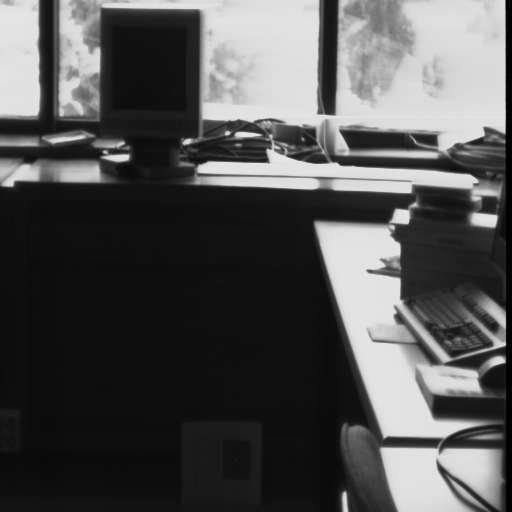
#> input picture pr1/images/escilum.tif, 512 x 512 px
$ jupyter execute --allow-errors ex3.ipynb   (Python 2 division)
#> lines starting #> are read from the running program, lines starting #| are printed output that depends on the picture
# Procesamiento de Imágenes Digitales

Visión Computacional 2018-19 <br>
Practica 1. 3
de octubre de 2018

Este enunciado está en el archivo "PracticaPI2018.ipynb" o su versión "pdf" que puedes encontrar en el Aula Virtual.

## Objetivos

Los objetivos de esta práctica son:
* Programar algunas de las rutinas de transformaciones puntuales de procesamiento de imágenes y analizar el resultado de su aplicación.
* Repasar algunos conceptos de filtrado de imágenes y programar algunas rutinas para suavizado y extracción de bordes.
* Implementar un algoritmo de segmentación de imágenes y otro de extracción de líneas mediante la transformada de Hough.

## Requerimientos

Para esta práctica es necesario disponer del siguiente software:
* Python 2.7 ó 3.X
* Jupyter http://jupyter.org/.
* Los paquetes "pip" y  "PyMaxFlow"
* Las librerías científicas de Python: NumPy, SciPy, y Matplotlib.
* El paquete PyGame.
* La librería OpenCV.

Las versiones preferidas del entorno de trabajo puedes consultarlas en el Aula Virtual en el archivo "ConfiguracionPC2018.txt".

El material necesario para la práctica se puede descargar del Aula Virtual.

## Condiciones

* La fecha límite de entrega será el martes 23 de octubre a las 23:55.
* La entrega consiste en dos archivos con el código, resultados y respuestas a los ejercicios:
  1. Un "notebook" de Jupyter con los resultados. Las respuestas a los ejercicios debes introducirlas en tantas celdas de código o texto como creas necesarias, insertadas inmediatamente después de  un enuciado y antes del siguiente.
  2. Un documento "pdf" generado a partir del fuente de Jupyter, por ejemplo usando el comando ``jupyter nbconvert --execute --to pdf notebook.ipynb``, o simplemente imprimiendo el "notebook" desde el navegador en la opción del menú "File->Print preview". Asegúrate de que el documento "pdf" contiene todos los resultados correctamente ejecutados.
* Esta práctica puede realizarse en parejas.

## Instala el entorno de trabajo

En la distribución Linux Ubuntu 18.04, éstos son los comandos necesarios para instalar el entorno:
1. Instala los paquetes Python y Jupyter

    ``apt install python
    apt install python-scipy
    apt install python-numpy
    apt install python-matplotlib
    apt install python-opencv
    apt install jupyter
    apt install jupyter-nbconvert``

    Para para trabajar con la versión 3.X de Python, basta sustituir la palabra "python" por "python3" en los comandos anteriores.

2. Instala el paquete PyMaxflow

   ``pip install PyMaxflow`` o ``pip3 install PyMaxflow``

   Si no tienes el paquete "pip" debes instalarlo: ``apt install python-pip`` o ``apt install python3-pip``
3. Instala el paquete "pygame"

    ``apt install python-pygame``

    Si deseas trabajar en Python 3.X, la versión 18.04 de Ubuntu no tiene el paquete "python3-pygame" pero puedes instalarlo con la herramienta pip: ``pip3 install pygame``

## Transformaciones puntuales

En este apartado te recomiendo que uses al menos la imagen indicada, que puedes encontrar en el directorio de imágenes
del aula virtual. También puedes probar con otras que te parezcan interesantes.

**Ejercicio 1.** Carga la imagen ``escilum.tif``. Calcula
y muestra su histograma, por ejemplo,  con la función ``hist()`` de
``matplotlib.pyplot``. A la vista del histograma, discute
qué problema tiene la imagen para analizar visualmente la
región inferior izquierda.

[cell 1]
from imageio import imread
import numpy as np
from matplotlib.pyplot import hist, show

imgName='images/escilum.tif'

img = imread(imgName)
#> img is the input picture: shape (512, 512); min 0, max 230, mean 82.6

npimg = np.array(img)

bins = list(range(0,256+1))

histogram = hist(npimg.flatten(), bins=bins)

show() # We need to run this cell twice to show the plot. Why?
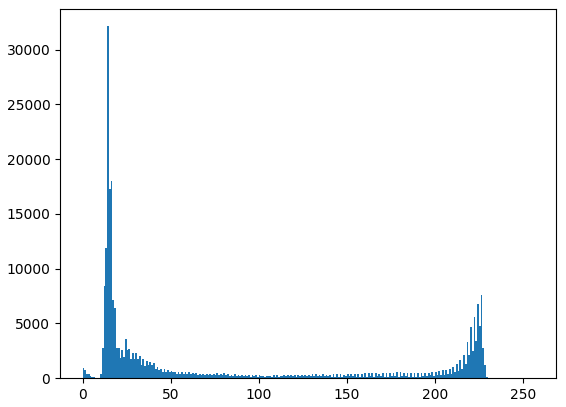
#> figure drawn by matplotlib, 1 panel; tallest bar 32144 high, from x = 14 to 15

El problema que tiene es ... **TODO**

**Ejercicio 2.** Escribe una función ``eq_hist(histograma)``
que calcule la función de transformación puntual que ecualiza el histograma.
Aplica la función de transformación a la imagen anterior.
Calcula y muestra nuevamente el histograma y la imagen
resultantes, así como la función de transformación.

Discute los resultados obtenidos. ¿Cuál sería el resultado si volviésemos a ecualizar la imagen resultante?

En este ejercicio tienes que implementar la función que ecualiza el histograma. No puedes usar funciones que lo hagan por ti.

[cell 2]
def eq_hist(histogram):

    values, _, _ = histogram
#> values = 256 values, max 32144 at index 14, min 0 at index 231, mean 1024

    cs = np.cumsum(values)
#> cs = 256 values from 923 to 262144

    f = [int(round(255*cs[i]/cs[255])) for i in range(256)]
#> f = 256 values from 1 to 255

    def lambd(j):
        return f[int(j)]

    return lambd

[cell 3]
func = eq_hist(histogram)
#> (the rest of this cell did not finish here and is left out)

[cell 4]
from matplotlib import pyplot as plt
#> (the rest of this cell did not finish here and is left out)

Discusion: **TODO**

Resultado si se vuelve a equalizar: **TODO** (en teoría el mismo, pero tal vez al discretizar pueda haber variaciones mínimas)

##  Filtrado

Para realizar las convoluciones utiliza la función ``convolve`` o ``convolve1d`` de ``scipy.ndimage.filters``,
segun corresponda.

Carga y muestra las imágenes ``escgaus.bmp`` y ``escimp5.bmp`` que están contaminadas respectivamente
con ruido de tipo gaussiano e impulsional. En los siguientes ejercicios también puedes utilizar otras imágenes que te parezcan interesantes.

**Ejercicio 3.** Escribe una función ``masc_gaus(sigma, n)``
que construya una máscara de una dimensión de un filtro
gaussiano de tamaño *n* y varianza σ . Filtra las imágenes
anteriores con filtros bidimensionales de diferentes tamaños
de *n* , y/o σ.

En este ejercicio tienes que implementar la función que construye la máscara. No puedes usar funciones que construyan la máscara o realicen el filtrado automáticamente.

Muestra y discute los resultados. Pinta alguna de las máscaras construidas.

[cell 5]
from scipy.ndimage.filters import convolve, convolve1d
import matplotlib.pyplot as plt
import numpy as np

escgaus = plt.imread('images/escgaus.bmp')
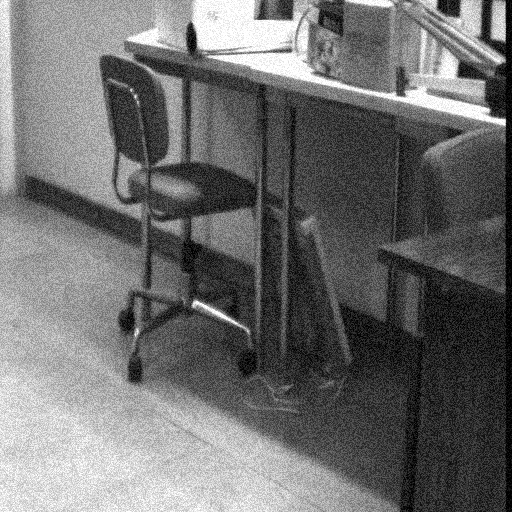
#> input picture pr1/images/escgaus.bmp, 512 x 512 px
#> escgaus is the input picture: shape (512, 512); min 0, max 255, mean 110.7
escimp5 = plt.imread('images/escimp5.bmp')
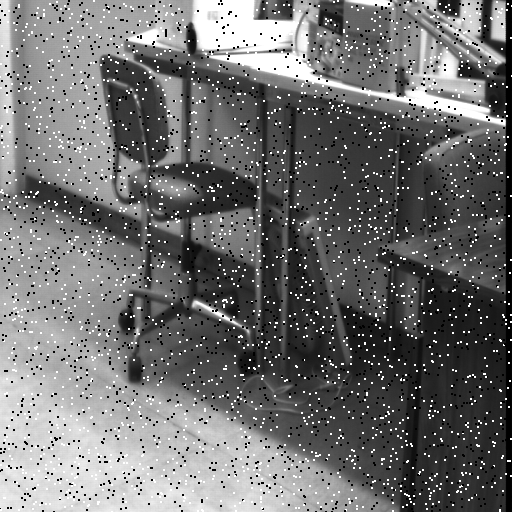
#> input picture pr1/images/escimp5.bmp, 512 x 512 px
#> escimp5 is the input picture: shape (512, 512); min 0, max 255, mean 112.2
plt.imshow(escgaus)
plt.show()

[cell 6]
def masc_gaus(sigma, n):

    if n%2 == 0 or n < 0:
        print("n must be odd and positive")

    if n < 5*sigma:
        print("n must be lower or equal than 5*alpha")

    center = (n-1)/2

    mask = np.arange(n) - center

    mask = mask*mask/(sigma*sigma)

    mask = np.exp(-mask/2)

    sum_all = np.sum(mask)

    mask = mask/sum_all

    # What is the pythonic way to do this?

    return mask

[cell 7]
mask = masc_gaus(5,25)
aux = convolve1d(escgaus, mask, axis = 0)
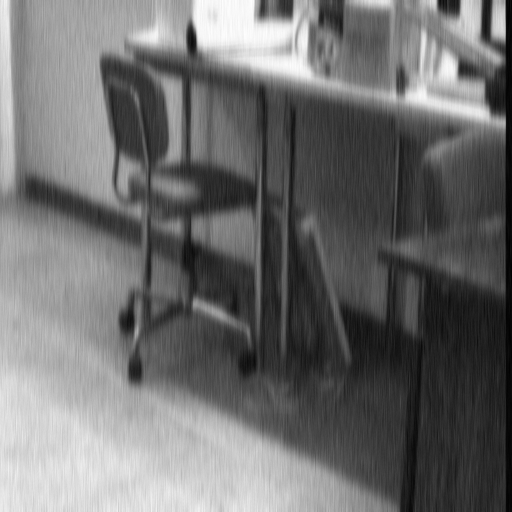
#> aux: shape (512, 512); min 1, max 254, mean 110.2
filtered_escgaus = convolve1d(aux, mask, axis=1)
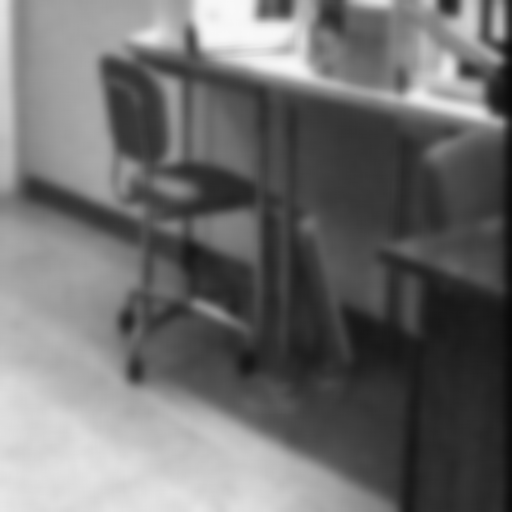
#> filtered_escgaus: shape (512, 512); min 9, max 249, mean 109.7

[cell 8]
mask.shape

[cell 9]
filtered_escgaus.shape
#> Out = (512, 512)

[cell 10]
escgaus.shape
#> Out = (512, 512)

[cell 11]
plt.imshow(filtered_escgaus)

mask in one dimension:

[cell 12]
plt.plot(mask)
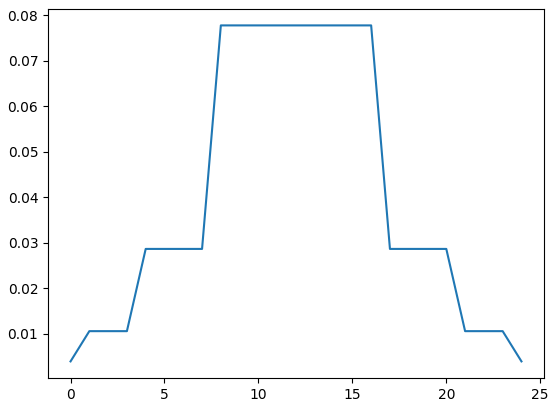
#> figure drawn by matplotlib, 1 panel; curve peaks at x = 8, y = 0.0778

mask in two dimensions:

[cell 13]
td_mask = np.dot(np.array([[x] for x in mask]), np.array([mask]))

[cell 14]
plt.imshow(convolve(escgaus, td_mask))
plt.show()
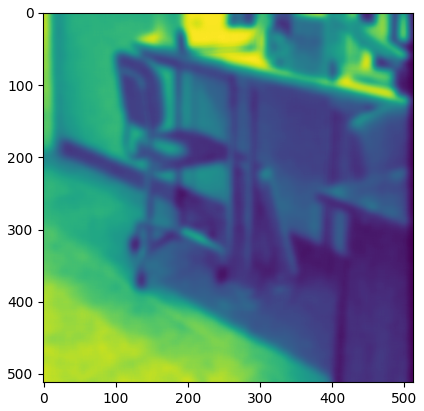
#> figure drawn by matplotlib, 1 panel

[cell 15]
from mpl_toolkits.mplot3d import Axes3D
import matplotlib.pyplot as plt
from matplotlib import cm
from matplotlib.ticker import LinearLocator, FormatStrFormatter
import numpy as np


fig = plt.figure()
#> (the rest of this cell did not finish here and is left out)

**Ejercicio 4.** Escribe una función ``masc_deriv_gaus(sigma, n)`` que construya una máscara de una dimensión de un
filtro derivada del gaussiano de tamaño *n* y varianza σ. Filtra la imagen ``corridor.jpg`` con filtros bidimensionales de derivada
del gaussiano para extraer los bordes de la imagen. Prueba con diferentes valores de *n* y/o σ.

Muestra y discute los resultados. Pinta alguna de las máscaras construidas.

[cell 16]
corridor = plt.imread('./images/corridor.jpg')
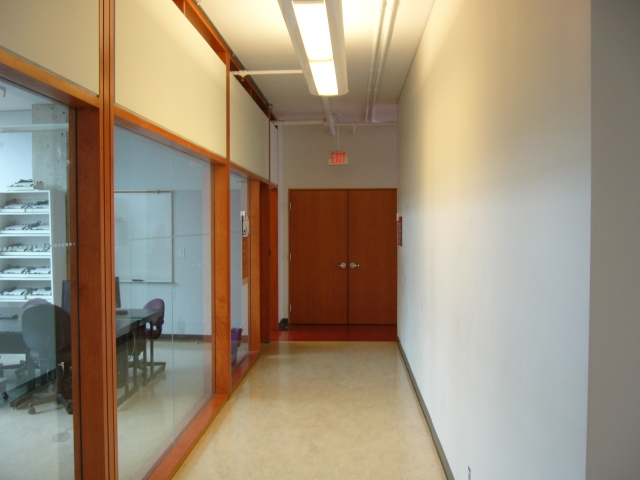
#> input picture pr1/images/corridor.jpg, 640 x 480 px
#> corridor is the input picture: shape (480, 640, 3); mean R, G, B 157.1, 142.5, 121.7
plt.imshow(corridor)

[cell 17]
def masc_deriv_gaus(sigma, n):

    if n%2 == 0 or n < 0:
        print("n must be odd and positive")

    if n < 5*sigma:
        print("n must be lower or equal than 5*alpha")

    return -(np.arange(n)/sigma**2)*np.exp(-((np.arange(n)/sigma)**2)/2)

[cell 18]
mask = masc_deriv_gaus(5,25)
aux = convolve1d(corridor, mask, axis = 0)
#> aux: shape (480, 640, 3); every value is 0
filtered_corridor = convolve1d(aux, mask, axis=1)
plt.imshow(filtered_corridor)
